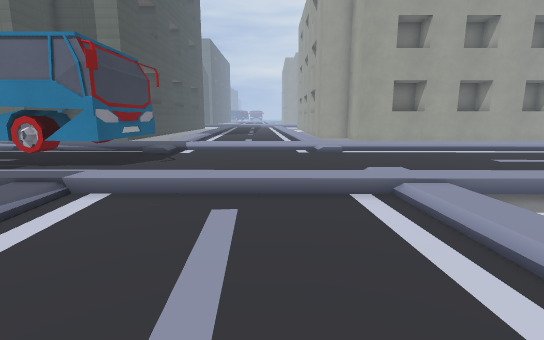
View 1 (above)

17 first-person views from a walk through a level from a Godot 3-D game. The camera is 1.3 m above the floor, tilts 10° down and sees 85° across. The floor is counted in squares, 1 m on a side. Each view is taken from the middle of a square. On the plan, view 1 faces up. The plan holds only what a view shows up to about 14 squares ahead; the rest is blank. The place goes on beyond the plan. Some surface patterns are stand-ins.

View 2
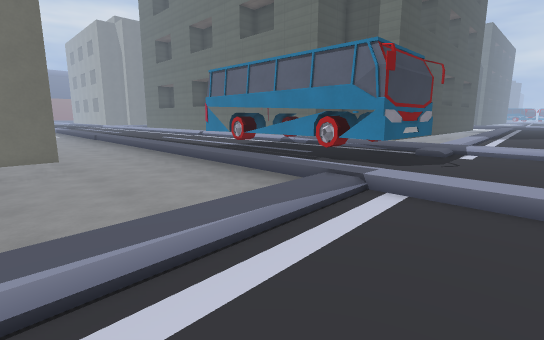

View 3
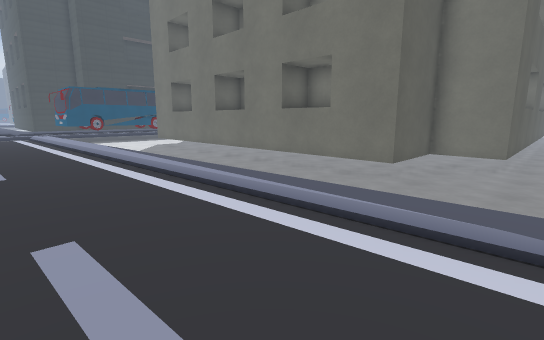

View 4
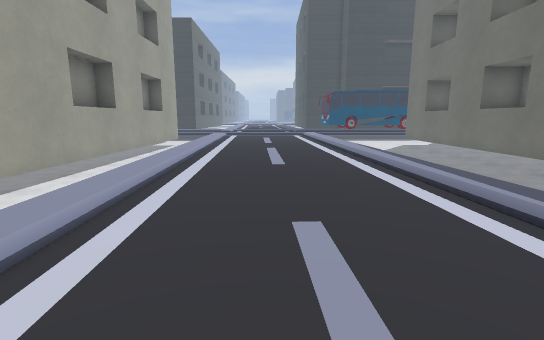

View 5
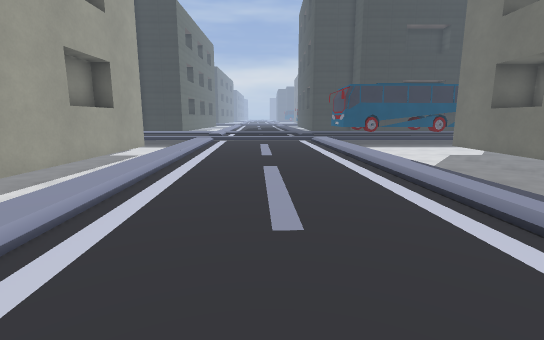

View 6
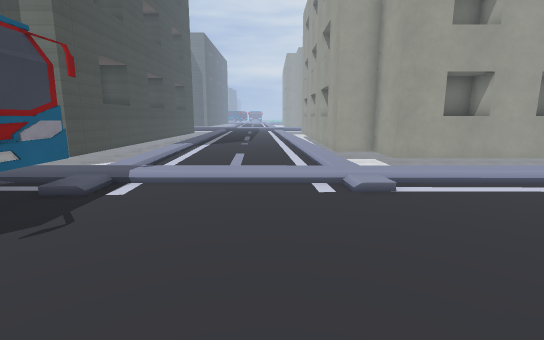

View 7
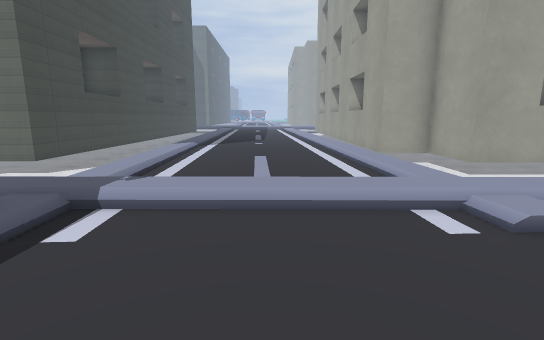

View 8
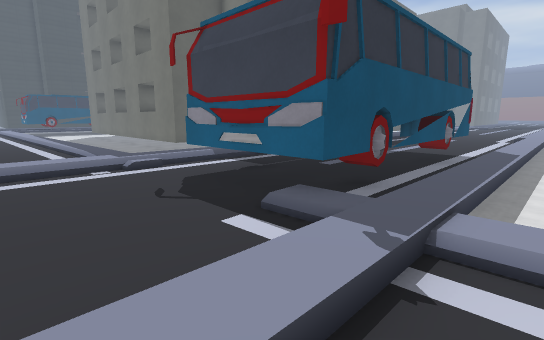

View 9
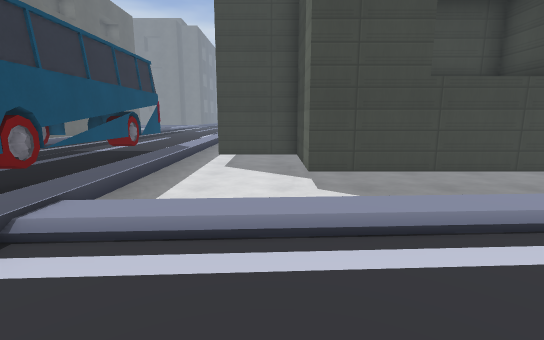

View 10
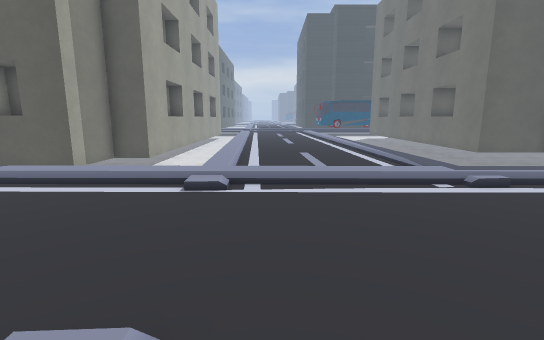

View 11
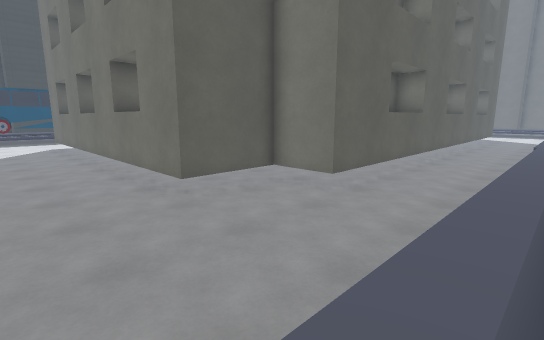

View 12
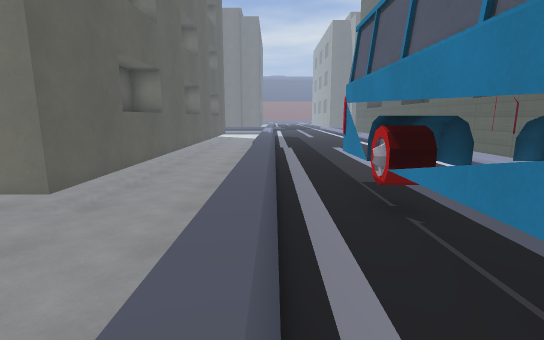

View 13
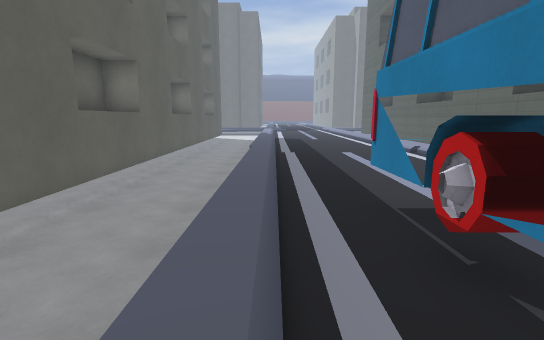

View 14
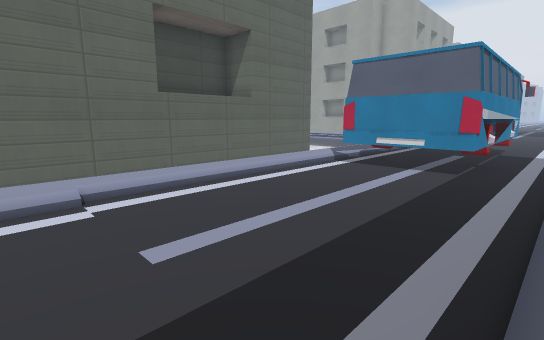

View 15
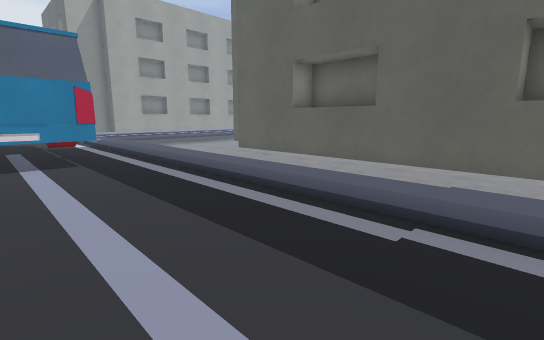

View 16
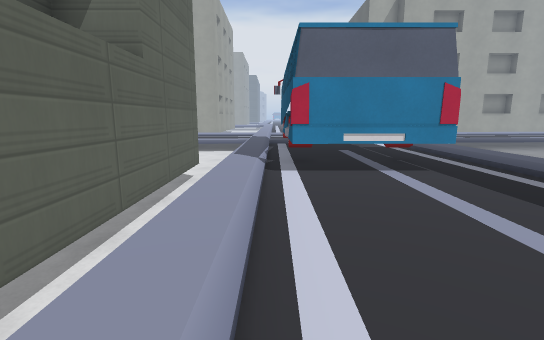

View 17
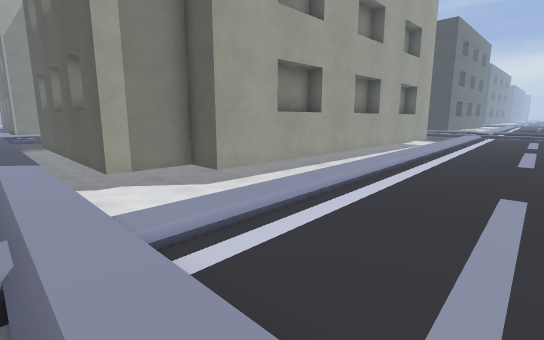

### Floor plan
Key: @ floor where view 1 was taken; . main floor; : floor 0.25 m higher than the main floor; - floor 0.5 m lower than the main floor; / step, stairs or slope; = window, fence, low wall or low ledge; v drop or lower ground; B bus; U building.
Columns run from 22 left of view 1 to 9 right of it. Each row starts with its distance up from view 1.
 23             vvv          U
 22             vvv  :......vU vv
 21             vvvv v......vUvvv
 20            vvvvv v......vUvvv
 19            vvvvv v......vUUUvvvv
 18             vvvv v/.....: vUvvvv
 17         vvvvvvvv v/.....: vUUUUU
 16         vvvvvvvv v/.....:
 15      vvvvvvvvvvvvv/.....:
 14 vvvvvvvvvvvvvvvv v/. .  :v
 13 vvvvvvvvvvvvvvvvvv///////vvvvvvv
 12 /////////BBBBBBBBB//////////////
 11 .........BBBBBBBBB/...../.......
 10 .........B BB  B BB.............
  9 .........B BB  BBBB............
  8 .........BBBBBBBBBB............
  7 ..............................
  6 //////////////////://///////////
  5 /vvvvvvvvvvvvv////://////:vvvvvv
  4 ------------------:...../v vvvUU
  3 ------------------:...../v vvUvv
  2 UUUUUUUUUUU-------=......v vvUvv
  1  ---------U-------=......vvvUUvv
  0  ---------U-------=...@..vvvUvvv
 -1  ----------UUUU---:......: vUvv
 -2          -----U---//.....: vUvv
 -3            ---U---//.....: vUvv
 -4            ---U---//.....: vUvv
 -5            ---U---=/.....: vUvv
 -6            ---U---=/.....:vvUvv
 -7             --U-- //.....:vvUvv
 -8             --U-- //...../vvUvv
 -9            ---U-- //...../v Uvv
-10            ---U-- v/...../v Uvv
-11             --U-- v:...../v Uvv
-12              -U--  :...../v Uvv
-13             --U-- =:...../v Uvv
-14            ---U--  :...../v Uvv
-15            ---U--  :...../v Uv
-16              U---  :...../v U

Where each view was taken, in squares from view 1:
view 1: 0 up, 0 right, facing up
view 2: 0 up, 1 left, facing up-left
view 3: 3 up, 0 right, facing down-left
view 4: 3 up, 0 right, facing down
view 5: 2 down, 0 right, facing down
view 6: 5 up, 0 right, facing up
view 7: 8 up, 1 left, facing up
view 8: 14 up, 1 left, facing down-left
view 9: 16 up, 1 left, facing left
view 10: 13 up, 1 right, facing down
view 11: 6 up, 5 left, facing down-left
view 12: 6 up, 6 left, facing left
view 13: 6 up, 8 left, facing left
view 14: 6 up, 22 left, facing up-right
view 15: 10 up, 22 left, facing down-right
view 16: 12 up, 20 left, facing right
view 17: 6 up, 1 left, facing down-right
